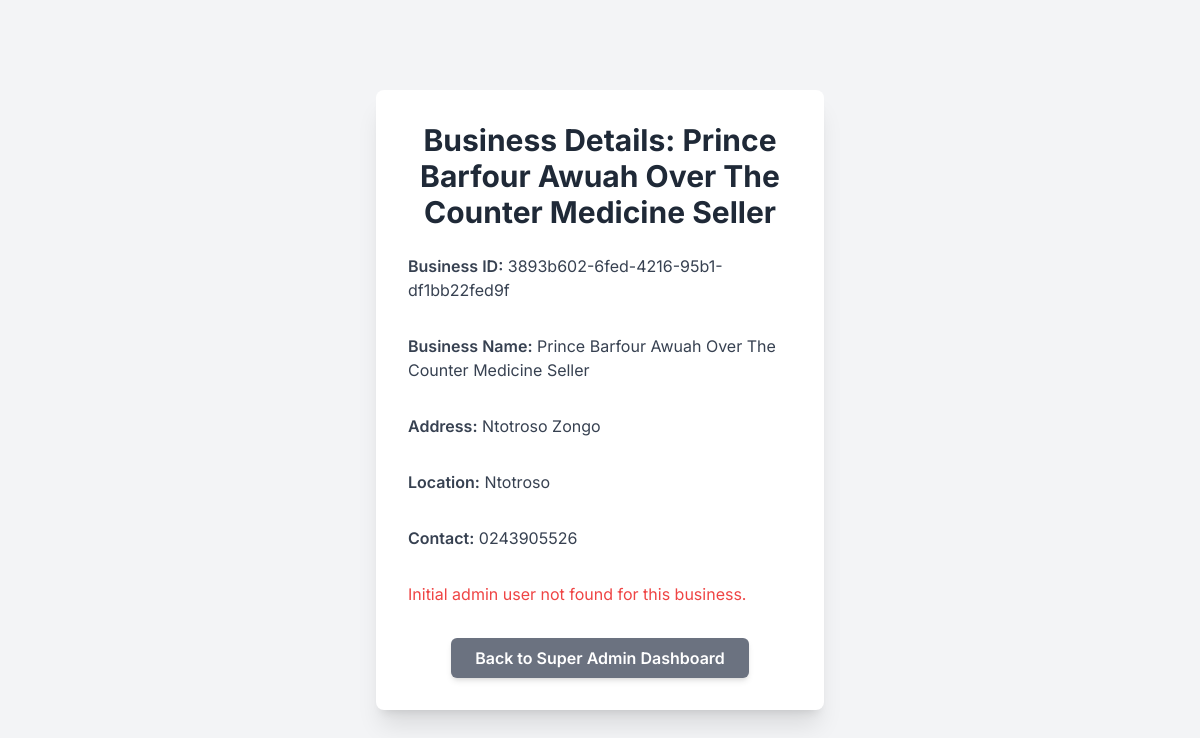
/super_admin/view_business_details/3893b602-6fed-4216-95b1-df1bb22fed9f (signed in), run on the app's committed database.
### models.py (models this page shows, shortened)
class Business(db.Model):
    __tablename__ = 'businesses'
    id = db.Column(db.String(36), primary_key=True, default=lambda: str(uuid.uuid4()))
    name = db.Column(db.String(100), unique=True, nullable=False)
    type = db.Column(db.String(50), nullable=False)
    address = db.Column(db.String(200), nullable=True)
    location = db.Column(db.String(100), nullable=True)
    contact = db.Column(db.String(50), nullable=True)
    email = db.Column(db.String(120), nullable=True)
    is_active = db.Column(db.Boolean, default=True)
    last_synced_at = db.Column(db.DateTime, default=datetime.utcnow)
    remote_id = db.Column(db.String(36), nullable=True, unique=True)
    users = db.relationship('User', back_populates='business', lazy=True)
    inventory_items = db.relationship('InventoryItem', back_populates='business', lazy=True)
    sales_records = db.relationship('SalesRecord', back_populates='business', lazy=True)
    rental_records = db.relationship('RentalRecord', back_populates='business', lazy=True)
    creditors = db.relationship('Creditor', back_populates='business', lazy=True)
    debtors = db.relationship('Debtor', back_populates='business', lazy=True)
    hirable_items = db.relationship('HirableItem', back_populates='business', lazy=True)
    future_orders = db.relationship('FutureOrder', back_populates='business', lazy=True)
    company_transactions = db.relationship('CompanyTransaction', back_populates='business', lazy=True)

### app.py (the view)
    @app.route('/super_admin/view_business_details/<string:business_id>')
    def view_business_details(business_id):
        if session.get('role') not in ['super_admin', 'admin']:
            flash('Access denied. Super Admin or Admin role required.', 'danger')
            return redirect(url_for('login'))
        business = Business.query.get_or_404(business_id)
        initial_admin = User.query.filter_by(business_id=business_id, role='admin').first()
        return render_template('view_business_details.html', business=business, initial_admin=initial_admin, current_year=datetime.now().year)

### templates/view_business_details.html (shortened to what this page needs)
<!DOCTYPE html>
<html lang="en">
<head>
    <script src="https://cdn.tailwindcss.com"></script>
           <link href="https://cdn.jsdelivr.net/npm/tailwindcss@2.2.19/dist/tailwind.min.css" rel="stylesheet">
</head>
<body class="flex items-center justify-center min-h-screen p-4 bg-gray-100">
    <div class="bg-white p-8 rounded-lg shadow-xl w-full max-w-md business-details-card">
        <h2 class="text-3xl font-bold text-center text-gray-800 mb-6 card-heading">Business Details: {{ business.name }}</h2>
        <div class="space-y-4 text-gray-700 details-section">
            <p><strong>Business ID:</strong> {{ business.id }}</p>
            <p><strong>Business Name:</strong> {{ business.name }}</p>
            <p><strong>Address:</strong> {{ business.address }}</p>
            <p><strong>Location:</strong> {{ business.location }}</p>
            <p><strong>Contact:</strong> {{ business.contact }}</p>
            {% if initial_admin %}
            <h3 class="text-xl font-semibold mt-6 mb-4 text-gray-800 sub-heading">Initial Admin Credentials</h3>
            <p><strong>Username:</strong> {{ initial_admin.username }}</p>
            <p><strong>Password:</strong> {{ initial_admin.password }}</p>
            <p class="text-sm text-red-600 mt-2 warning-text">
                <strong>Warning:</strong> For security, in a real application, passwords should be hashed and never displayed in plain text.
            </p>
            {% else %}
            <p class="text-red-500 mt-4 error-text">Initial admin user not found for this business.</p>
            {% endif %}
        </div>
        <div class="mt-8 text-center back-button-container">
            <a href="{{ url_for('super_admin_dashboard') }}"
               class="inline-block bg-gray-500 hover:bg-gray-600 text-white font-semibold py-2 px-6 rounded-md shadow-md transition duration-150 ease-in-out back-button"
            >
                Back to Super Admin Dashboard
            </a>
        </div>
    </div>
</body>
</html>

### templates/view_business_details.html (style rules this page uses)
body { font-family: 'Inter', sans-serif; background-color: #f0f2f5; display: flex; align-items: center; justify-content: center; min-height: 100vh; padding: 1rem; }
.business-details-card { background-color: #ffffff; padding: 2rem; border-radius: 0.5rem; box-shadow: 0 20px 25px -5px rgba(0, 0, 0, 0.1), 0 10px 10px -5px rgba(0, 0, 0, 0.04); width: 100%; max-width: 28rem; }
.card-heading { font-size: 1.875rem; line-height: 2.25rem; font-weight: 700; text-align: center; color: #1f2937; margin-bottom: 1.5rem; }
.details-section { display: flex; flex-direction: column; gap: 1rem; color: #374151; }
.details-section strong { font-weight: 600; }
.error-text { color: #ef4444; margin-top: 1rem; }
.back-button-container { margin-top: 2rem; text-align: center; }
.back-button { display: inline-block; background-color: #6b7280; color: #ffffff; font-weight: 600; padding: 0.5rem 1.5rem; border-radius: 0.375rem; box-shadow: 0 4px 6px -1px rgba(0, 0, 0, 0.1), 0 2px 4px -2px rgba(0, 0, 0, 0.05); transition: all 0.15s ease-in-out; text-decoration: none; }

### data on the page
Business: name "Prince Barfour Awuah Over The Counter Medicine Seller", id "3893b602-6fed-4216-95b1-df1bb22fed9f", address "Ntotroso Zongo", location "Ntotroso", contact "0243905526"
